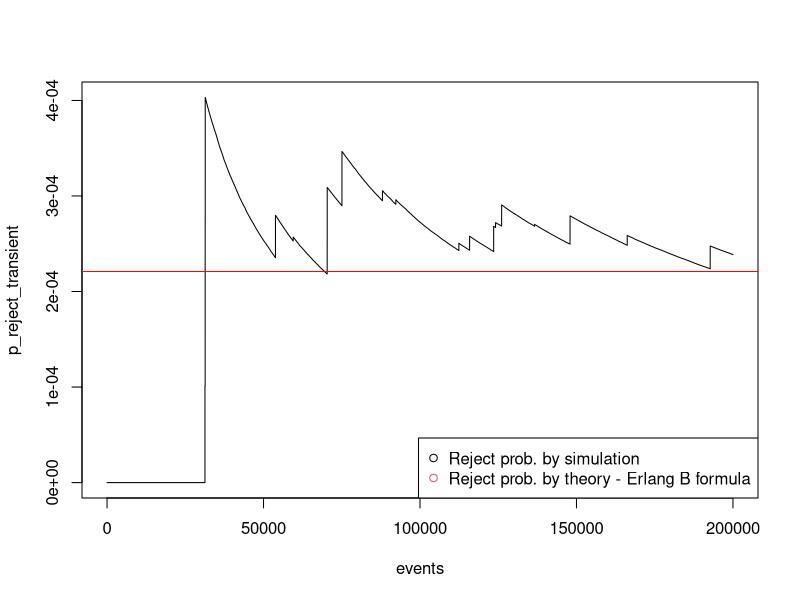
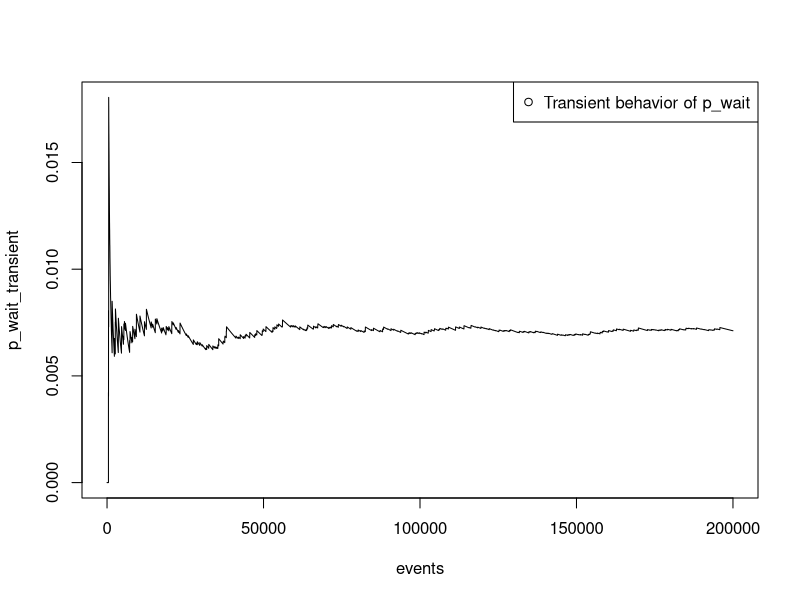
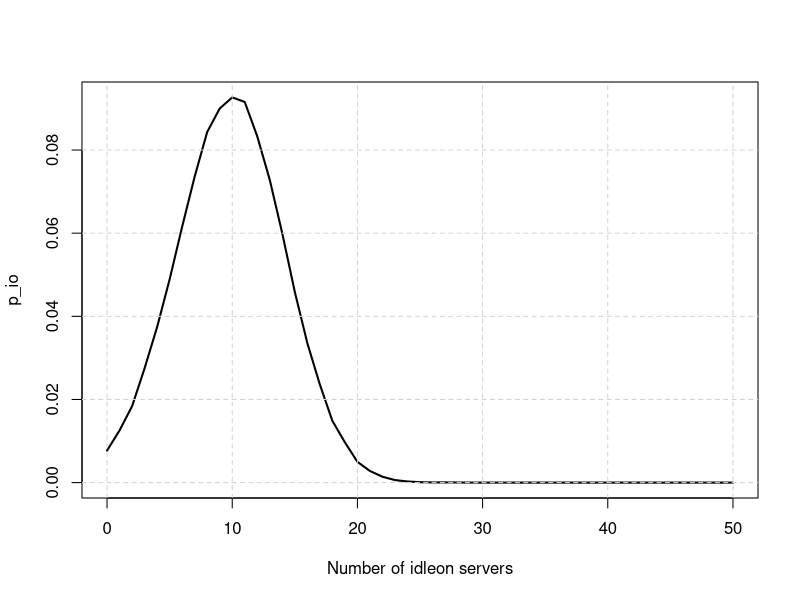
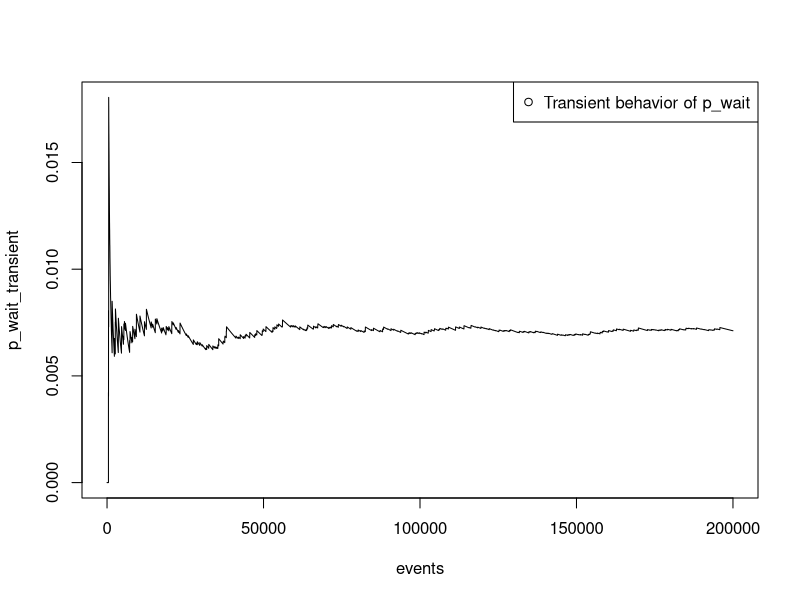
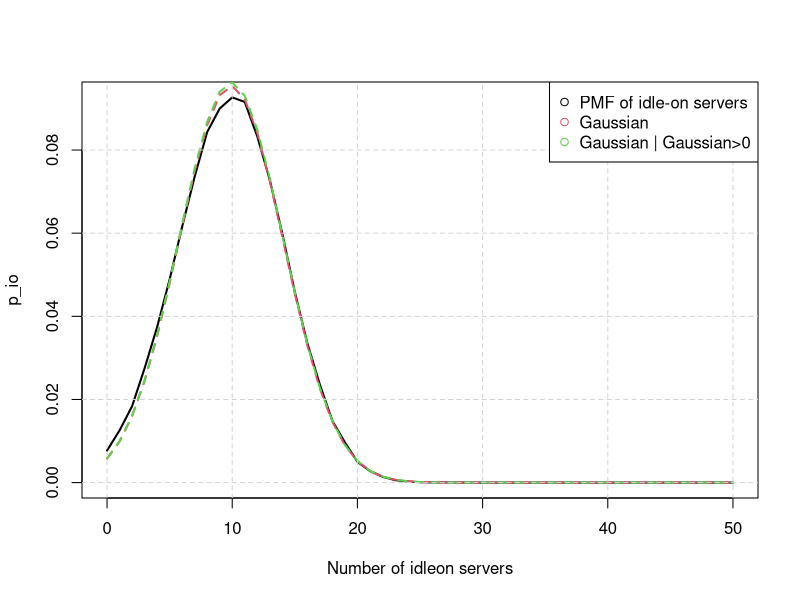

The R source for these figures, in order:
## ---- chunk 1
knitr::opts_chunk$set(echo = TRUE)

simulate_MMKK <- function(lambda, mu, K){
  
  N=2e5; # number of events to simulate;

  p_reject=0; # blocking probability
  p_reject_transient=rep(0,N); # transient blocking probability
  T=0; # simulation time
  
  # a state is the number of jobs (or warm servers) currently in the system
  state=0;  #initial state
  
  for (i in 1:N) {
  
    U=lambda+state*mu;
    time_in_state=rexp(1,U)
    T=T+time_in_state;
  
    if (state==K) {
      # For the moment, let us find the overall time spent in state K
      p_reject=p_reject+time_in_state;
    }
  
    p_reject_transient[i]=p_reject/T;
  
    if (runif(1)<lambda/U){
        # An arrival occurred
        if (state<K){
          # The incoming job has room so it is accepted
          state=state+1;
        }
    } else {
        # A departure occurred
        state=state-1;    
    }
  }
  
  # The blocking probability by simulation
  p_reject=p_reject/T;
  
  # The blocking probability by theory (The Erlang B formula)
  p_reject_theory=0; 
  normalizing_constant=0;
  for (i in 0:K){
    normalizing_constant = normalizing_constant + (lambda/mu)**i / factorial(i);
  }
  
  p_reject_theory = (lambda/mu)**K / factorial(K);
  p_reject_theory = p_reject_theory / normalizing_constant;
  
  
  # Print the reject probabilities (simulation and theory)
  events=1:N;
  plot(events, p_reject_transient, type = "l", lty = 1)
  abline(h = p_reject_theory, col="red")
  legend("bottomright", legend = c("Reject prob. by simulation", "Reject prob. by theory - Erlang B formula"), col=1:2, pch=1);
  
  print(paste("Reject probability: ",p_reject," (by simulation)"));
  print(paste("Reject probability: ",p_reject_theory," (by theory - Erlang B formula)"));
}
## ---- chunk 2
knitr::opts_chunk$set(echo = TRUE)

set.seed(13); # Set seed for reproducibility
K=50;         # number of servers
lambda=0.6*K; # arrival rate
mu=1;         # service rate

simulate_MMKK(lambda,mu,K);

## ---- chunk 3
knitr::opts_chunk$set(echo = TRUE)

simulate_MMKK_plus_expiration <- function(lambda, mu, gamma, K){
  
  N=2e5; # number of events to simulate;

  num_jobs=0;      # overall number of jobs that arrived
  num_jobs_wait=0; # overall number of jobs that found no idle-on server upon arrival
  
  p_wait_transient=rep(0,N);
  p_dist_idleon=rep(0,K+1); # probability distribution of idle-on servers

  T=0; # simulation time
  
  # a state is the pair (busy, idleon). 
  busy=0; idleon=floor(K/2);  #initial state 
   
  for (i in 1:N) {
  
    U=lambda+busy*mu+idleon*gamma;
    time_in_state=rexp(1,U);
    T=T+time_in_state;

    p_dist_idleon[idleon+1]=p_dist_idleon[idleon+1]+time_in_state;
    
    rnd=runif(1)
    if (rnd<lambda/U){
      # An arrival occurred

      # update performance measures
      num_jobs=num_jobs+1;
      if (idleon==0){
        num_jobs_wait=num_jobs_wait+1;
      }
      
      if (busy<K) {
        busy=busy+1;
        if (idleon>0) {
          idleon=idleon-1;
        }
      }

    } else if (rnd<(lambda+busy*mu)/U) {
      # A departure occurred
      busy=busy-1;
      idleon=idleon+1;
    } else {
      # A server expiration occurred
      idleon=idleon-1;      
    }

    p_wait_transient[i]=num_jobs_wait/num_jobs;

  }
  
  p_wait=num_jobs_wait/num_jobs;
  p_dist_idleon=p_dist_idleon/T;

  # Print p_wait
  print(paste("p_wait = ",p_wait));
  events=1:N;
  plot(events, p_wait_transient, type = "l", lty = 1);
  legend("topright", legend = c("Transient behavior of p_wait"), col=1:1, pch=1);

  return(p_dist_idleon);
}

## ---- chunk 4
knitr::opts_chunk$set(echo = TRUE)

set.seed(10); # Set seed for reproducibility

K=50;         # number of servers
lambda=0.3*K; # arrival rate
mu=1;         # service rate
gamma=0.01;   # expiration rate

p_io<-simulate_MMKK_plus_expiration(lambda,mu,gamma,K);

states=0:K;
plot(states, p_io, type = "l", lty = 1, col=1, lwd=2, xlab="Number of idleon servers");
grid(nx = NULL, ny = NULL, lty = 2, col = "lightgray", lwd = 1)

mean_idleon = sum((0:(length(p_io)-1))*p_io);
var_idleon  = sum( ((0:(length(p_io)-1))**2) * p_io) - mean_idleon**2;
std_idleon  = sqrt(var_idleon);

cat(paste("mean number of idleon servers = ", mean_idleon, sep=""), '\n');
cat(paste("variance of idleon servers = ", var_idleon, sep=""), '\n');


## ---- chunk 5
knitr::opts_chunk$set(echo = TRUE)

set.seed(10); # Set seed for reproducibility

K=50;         # number of servers
lambda=0.3*K; # arrival rate
mu=1;         # service rate
gamma=0.01;   # expiration rate

p_io<-simulate_MMKK_plus_expiration(lambda,mu,gamma,K);

states=0:K;
plot(states, p_io, type = "l", lty = 1, col=1, lwd=2, xlab="Number of idleon servers");

mean_idleon = sum((0:(length(p_io)-1))*p_io);
var_idleon  = sum( ((0:(length(p_io)-1))**2) * p_io) - mean_idleon**2;
std_idleon  = sqrt(var_idleon);

cat(paste("mean number of idleon servers = ", mean_idleon, sep=""), '\n');
cat(paste("variance of idleon servers = ", var_idleon, sep=""), '\n');

# Gaussian model
s_ <- 0:K; lines(s_, dnorm(s_, mean_idleon, std_idleon),type='l', lty = 2,col=2, lwd=2);

# Conditioned Gaussian model 
s_ <- 0:K; lines(s_, dnorm(s_, mean_idleon, std_idleon)/(1-pnorm(0, mean_idleon, std_idleon)),type='l',lty = 2,col=3, lwd=2);
grid(nx = NULL, ny = NULL, lty = 2, col = "lightgray", lwd = 1)

legend("topright", legend = c("PMF of idle-on servers", "Gaussian", "Gaussian | Gaussian>0"), col=1:3, pch=1);

